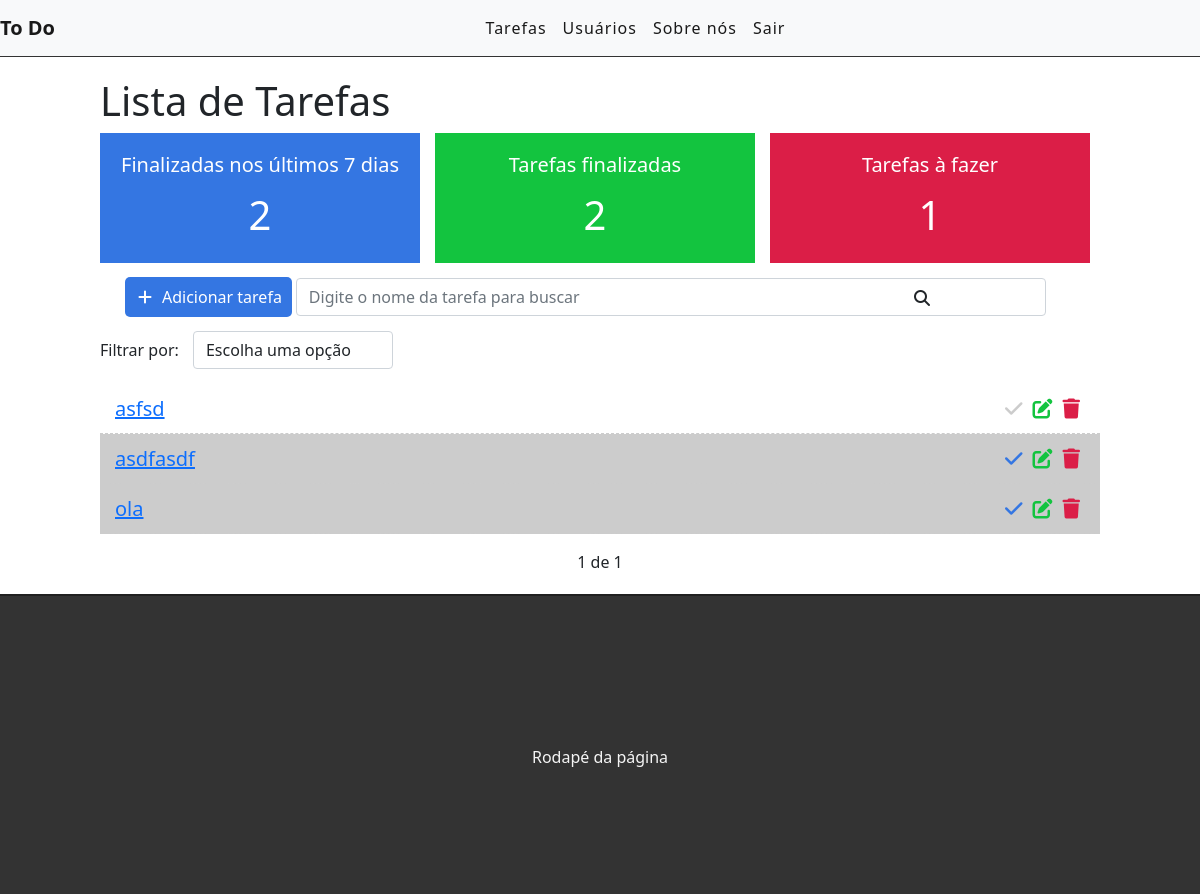
The page / (signed in) on the database as committed earlier.
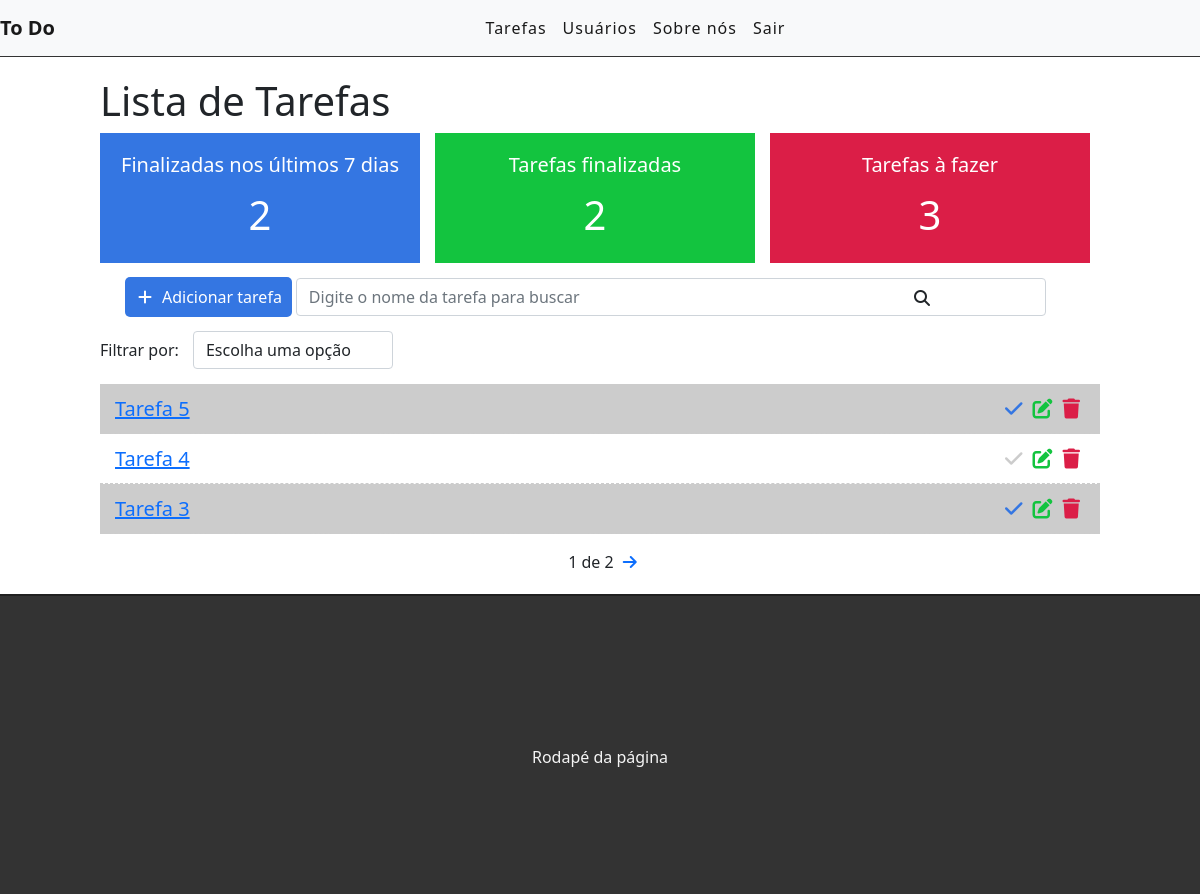
The same page on the database as committed later.
### tasks/models.py (models this page shows, shortened)
class Task(models.Model):
    STATUS = (
        ('1', 'doing'),
        ('2', 'done')
    )
    title = models.CharField(max_length=255)
    description = models.TextField()
    done = models.CharField(
        max_length=1,
        choices=STATUS
    )
    user = models.ForeignKey(get_user_model(), on_delete=models.CASCADE)
    created_at = models.DateTimeField(auto_now_add= True)
    updated_at = models.DateTimeField(auto_now= True)

### tasks/views.py (the view)
# urls.py: path('', views.taskList, name='task-list'),
@login_required()
def taskList(request):
    search = request.GET.get('search')
    filter = request.GET.get('filter')
    tasksDoneRecently = Task.objects.filter(done='done', updated_at__gt = datetime.datetime.now()-datetime.timedelta(days=30), user=request.user).count()
    tasksDone = Task.objects.filter(done='done', user=request.user).count()
    tasksDoing = Task.objects.filter(done='doing', user=request.user).count()
    if search:
        tasks = Task.objects.filter(title__icontains=search, user=request.user)
    elif filter:
        tasks = Task.objects.filter(done=filter, user=request.user)
    else:
        tasks_list = Task.objects.all().order_by('-created_at').filter(user=request.user)
        paginator = Paginator(tasks_list, 3)
        page = request.GET.get('page')
        tasks = paginator.get_page(page)
    return render(request, 'tasks/list.html',
                  {'tasks': tasks, 'tasksrecently': tasksDoneRecently, 'tasksdone': tasksDone, 'tasksdoing': tasksDoing})

### tasks/templates/tasks/list.html (shortened to what this page needs)
{% extends 'base.html' %}
{% block content %}
    <div class="offset-1 col-10 list-div">
       <h1>Lista de Tarefas</h1>
        <div class="container dashboard">
            <div class="col-4 dashboard-box" id="dashboard-lastdays">
                <h4>Finalizadas nos últimos 7 dias</h4>
                <span>{{tasksrecently}}</span>
            </div>
            <div class="col-4 dashboard-box" id="dashboard-done">
                <h4>Tarefas finalizadas</h4>
                <span>{{tasksdone}}</span>
            </div>
            <div class="col-4 dashboard-box" id="dashboard-doing">
                <h4>Tarefas à fazer</h4>
                <span>{{tasksdoing}}</span>
            </div>
        </div>
        <a id="add-link" href="newtask/">
            <div class="col-2 add-div">
                <i class="fas fa-plus"></i>Adicionar tarefa
            </div>
        </a>
        <div class="col-9 search-div">
            <form method="GET" id="search-form">
                <input class="form-control" type="text" id="search" name="search" placeholder="Digite o nome da tarefa para buscar" value="{{ request.GET.search }}">
                <i class="fas fa-search" id="search-btn"></i>
            </form>
        </div>
        <div class="col-12 filter-div">
            <span>Filtrar por:</span>
            <select name="filter" id="filter" class="form-control">
                <option value="">Escolha uma opção</option>
            </select>
        </div>
        <ul class="task-list">
            {% for task in tasks %}
                {%if task.done == 'doing'%}
                   <li class="task-item">
                {%else %}
                    <li class="task-item done">
                {%endif%}
                <span><a href="/task/{{task.id}}">{{ task.title }}</a> </span>
                    <a href="deletetask/{{ task.id }}" class="delete-btn"><span><i class="fas fa-trash"></i> </span></a>
                    <a href="edittask/{{task.id}}"><span><i class="fas fa-edit"></i></span></a>
                    <a href="changestatus/{{task.id}}"><span><i class="fas fa-check"></i></span></a>
            </li>
            {% endfor %}
        </ul>
        <div class="pagination">
            <span class="step-links">
                {% if tasks.paginator.num_pages %}
                <span class="current">
                    {{ tasks.number }} de {{ tasks.paginator.num_pages }}
                </span>
                {% endif %}
                {% if tasks.has_next %}
                <a href="?page={{ tasks.next_page_number }}">
                    <i class="fas fa-arrow-right"></i>
                </a>
                {% endif %}
            </span>
        </div>
    </div>
{% endblock %}

### tasks/templates/base.html (shortened to what this page needs)
{% load static %}
<!DOCTYPE html>
<html lang="en">
    <head>
        <link href="https://cdn.jsdelivr.net/npm/bootstrap@5.1.3/dist/css/bootstrap.min.css" rel="stylesheet">
        <link rel = "stylesheet" href ="{% static 'css/styles.css' %}">
    </head>
    <body>
        <div class = "container-fluid">
            <nav class="navbar navbar-expand-lg navbar-light bg-light">
                <div class="container-fluid">
                <a class="navbar-brand" href="/">To Do</a>
                <div class="collapse navbar-collapse" id="navbarSupportedContent">
                  <ul class="navbar-nav me-auto mb-2 mb-lg-0">
                    {% if user.is_authenticated %}
                        <li class="nav-item">
                            <a class="nav-link active" aria-current="page" href="/">Tarefas</a>
                        </li>
                        <li class="nav-item">
                            <a class="nav-link active" aria-current="page" href="#">Usuários</a>
                        </li>
                    {% else %}
                        <li class="nav-item">
                            <a class="nav-link active" aria-current="page" href="/accounts/login">Entrar</a>
                        </li>
                    {% endif %}
                    <li class="nav-item">
                        <a class="nav-link active" aria-current="page" href="#">Sobre nós</a>
                    </li>
                    {% if user.is_authenticated %}
                         <li class="nav-item">
                       <a class="nav-link active" aria-current="page"  href="/accounts/logout">Sair</a>
                    </li>
                    {% endif %}
                  </ul>
                </div>
              </div>
            </nav>
            {% block content %}
            {% endblock %}
            <footer>
                <p>Rodapé da página</p>
            </footer>
        </div>
    </body>
</html>

### tasks/static/css/styles.css (style rules this page uses)
.container-fluid { padding: 0; }
.navbar { border-bottom: 1px solid #333; margin-bottom: 20px; }
.navbar-nav { margin: auto; }
.navbar-brand { font-weight: bold; }
.navbar-light .navbar-nav a.nav-link { color: #333; letter-spacing: 1px; }
.dashboard { padding: 0; width: 100% display: block; }
.dashboard h4 { font-size: 20px; }
.dashboard span { font-size: 40px; display: block; width: 100%; }
.dashboard-box { float: left; background-color: #DFDFDF; color: #FFF; padding: 20px; box-sizing: border-box; height: 130px; width: 32%; text-align: center; }
.dashboard-box:nth-child(2) { margin-left: 1.5%; margin-right: 1.5%; }
#dashboard-lastdays { background-color: #3476e2; }
#dashboard-done { background-color: #13c43f; }
#dashboard-doing { background-color: #db1e47; }
#add-link { text-decoration: none; }
.add-div { background-color: #3476e2; cursor: pointer; display: inline-block; color: #fff; padding: 8px; border-radius: 5px; margin-left: 25px; }
.fas.fa-plus { color: #FFF; margin-right: 10px; margin-left: 5px; }
.fas.fa-search { position: absolute; top: 290px; right: 270px; cursor: pointer; }
.search-div { padding: 0; margin-top: 15px; margin-bottom: 15px; display: inline-block; }
.filter-div { margin-bottom: 15px; padding: 0; }
#filter { display: inline-block; width: 200px; margin-left: 10px; }
.list-div { padding: 0; }
.task-list { padding-left: 0; }
.task-item { list-style: none; font-size: 20px; height: 50px; padding: 0 15px; padding-top: 10px; border-bottom: 1px dashed #ccc; }
.task-item.done { background-color: #CCC; }
.fas.fa-trash, .fas.fa-edit, .fas.fa-check { cursor: pointer; margin: 5px; font-size: 20px; float: right; }
.fas.fa-trash { color: #db1e47; }
.fas.fa-edit { color: #13c43f; }
.fas.fa-check { color: #CCC; }
.done .fas.fa-check { color: #3476e2; }
footer { background-color: #333; height: 300px; border-top: 2px solid #202020; }
footer p { color: #f5f5f5; text-align: center; top: 50%; position: relative; }
.pagination { margin-bottom: 20px; }
.step-links { position: relative; margin-left: auto; margin-right: auto; }
.step-links .current { margin-right: 5px; margin-left: 5px; }

Rows that differ between the two databases and show on the page:
removed Task: title "asfsd"
removed Task: title "asdfasdf"
removed Task: title "ola"
added Task: title "Tarefa 5"
added Task: title "Tarefa 4"
added Task: title "Tarefa 3"
Other text that changed with them:
{{ tasksdoing }}: "1" → "3"
{{ tasks.paginator.num_pages }}: "1" → "2"
